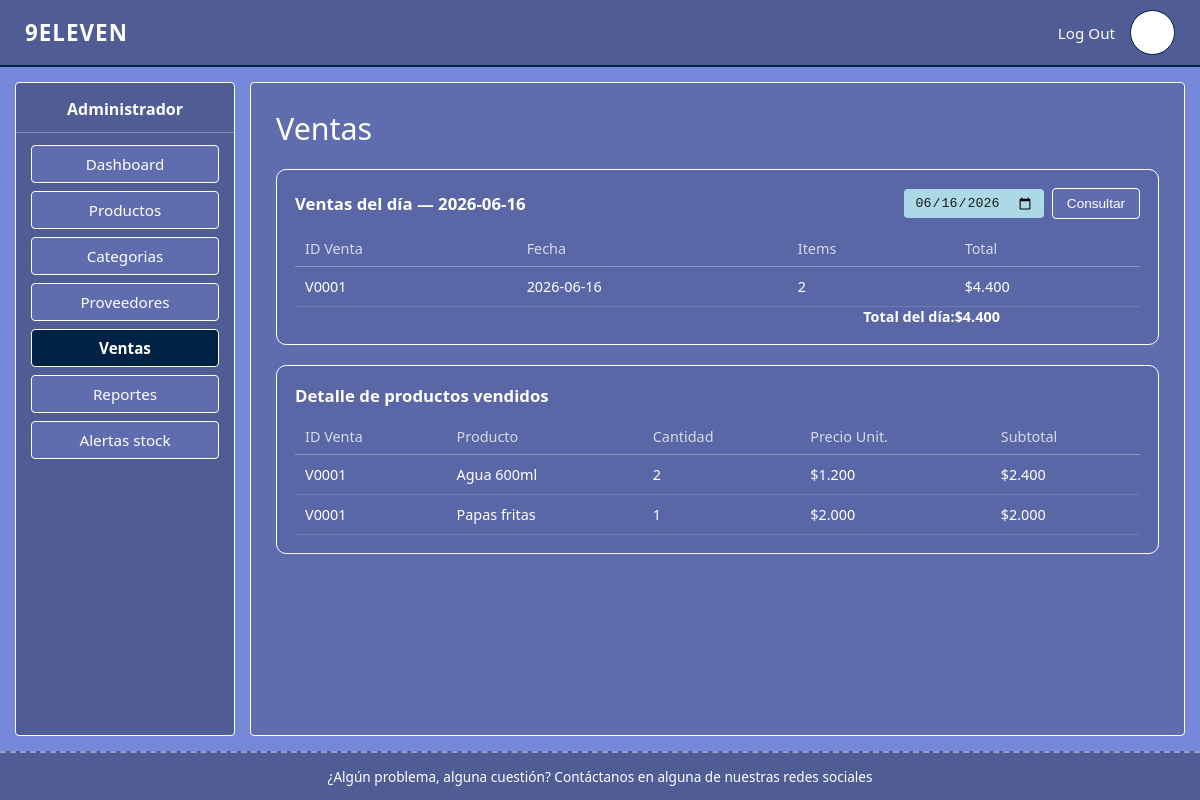
Screenshot of /ventas.php?fecha=2026-06-16 (signed in) with the database file from the repository.
### tables this page shows
CREATE TABLE `ventas` (
  `ID_Venta` int(11) NOT NULL,
  `fechaVenta` date NOT NULL,
  `totalVenta` double NOT NULL DEFAULT 0,
  `ID_Administrador` int(11) NOT NULL
);

CREATE TABLE `detalle_ventas` (
  `ID_Detalle` int(11) NOT NULL,
  `ID_Venta` int(11) NOT NULL,
  `ID_Producto` int(11) NOT NULL,
  `cantidad` int(11) NOT NULL DEFAULT 1,
  `precioUnitario` double NOT NULL DEFAULT 0,
  `subtotal` double NOT NULL DEFAULT 0
);

CREATE TABLE `productos` (
  `ID_Producto` int(11) NOT NULL,
  `codigoProducto` varchar(50) NOT NULL,
  `nombreProducto` varchar(150) NOT NULL,
  `informacionGeneral` text DEFAULT NULL,
  `precioCompra` double NOT NULL DEFAULT 0,
  `precioVenta` double NOT NULL DEFAULT 0,
  `iva` double NOT NULL DEFAULT 0,
  `stockActual` int(11) NOT NULL DEFAULT 0,
  `stockMinimo` int(11) NOT NULL DEFAULT 0,
  `ID_Categoria` int(11) DEFAULT NULL
);

### config.php (called while the page is built, shortened)
<?php
function h(?string $valor): string
{
    return htmlspecialchars($valor ?? '', ENT_QUOTES, 'UTF-8');
}
function formatoPesos($valor): string
{
    return '$' . number_format((float)$valor, 0, ',', '.');
}

### ventas.php (the view, shortened to what this page needs)
<?php
require_once 'config.php';
$fecha = $_GET['fecha'] ?? date('Y-m-d');
$stmt = $pdo->prepare(
    "SELECT v.ID_Venta, v.fechaVenta, v.totalVenta,
            COUNT(dv.ID_Detalle) AS totalItems
     FROM ventas v
     LEFT JOIN detalle_ventas dv ON dv.ID_Venta = v.ID_Venta
     WHERE v.fechaVenta = ?
     GROUP BY v.ID_Venta, v.fechaVenta, v.totalVenta
     ORDER BY v.ID_Venta DESC"
);
$stmt->execute([$fecha]);
$ventas = $stmt->fetchAll();
$totalDia = array_sum(array_column($ventas, 'totalVenta'));
$stmtDetalle = $pdo->prepare(
    "SELECT p.nombreProducto, dv.cantidad, dv.precioUnitario, dv.subtotal, v.ID_Venta
     FROM detalle_ventas dv
     JOIN ventas v ON v.ID_Venta = dv.ID_Venta
     JOIN productos p ON p.ID_Producto = dv.ID_Producto
     WHERE v.fechaVenta = ?
     ORDER BY v.ID_Venta DESC"
);
$stmtDetalle->execute([$fecha]);
$detalles = $stmtDetalle->fetchAll();
?>
<!DOCTYPE html>
<html lang="es">
<head>
    <link rel="stylesheet" href="assets/css/style.css">
</head>
<body>
<?php require 'includes/header.php'; ?>
<div class="contenedor-principal">
    <?php require 'includes/sidebar.php'; ?>
    <main class="contenido">
        <h1>Ventas</h1>
        <div class="panel">
            <div class="panel-header">
                <h2>Ventas del día — <?= h($fecha) ?></h2>
                <form method="GET" action="ventas.php" style="display:flex; gap:8px; align-items:center;">
                    <input type="date" name="fecha" value="<?= h($fecha) ?>"
                           style="padding:6px 10px; border-radius:4px; border:none; background-color:var(--azul-hielo); color:#1a1a1a;">
                    <button type="submit" class="btn">Consultar</button>
                </form>
            </div>
            <table>
                <thead>
                    <tr>
                        <th>ID Venta</th>
                        <th>Fecha</th>
                        <th>Items</th>
                        <th>Total</th>
                    </tr>
                </thead>
                <tbody>
                    <?php if (empty($ventas)): ?>
                        <tr><td colspan="4" class="sin-datos">No hay ventas registradas para esta fecha.</td></tr>
                    <?php else: ?>
                        <?php foreach ($ventas as $v): ?>
                            <tr>
                                <td>V<?= str_pad($v['ID_Venta'], 4, '0', STR_PAD_LEFT) ?></td>
                                <td><?= h($v['fechaVenta']) ?></td>
                                <td><?= (int)$v['totalItems'] ?></td>
                                <td><?= formatoPesos($v['totalVenta']) ?></td>
                            </tr>
                        <?php endforeach; ?>
                    <?php endif; ?>
                </tbody>
                <?php if (!empty($ventas)): ?>
                <tfoot>
                    <tr>
                        <td colspan="3" style="text-align:right; font-weight:bold;">Total del día:</td>
                        <td style="font-weight:bold;"><?= formatoPesos($totalDia) ?></td>
                    </tr>
                </tfoot>
                <?php endif; ?>
            </table>
        </div>
        <?php if (!empty($detalles)): ?>
        <div class="panel" style="margin-top:20px;">
            <div class="panel-header">
                <h2>Detalle de productos vendidos</h2>
            </div>
            <table>
                <thead>
                    <tr>
                        <th>ID Venta</th>
                        <th>Producto</th>
                        <th>Cantidad</th>
                        <th>Precio Unit.</th>
                        <th>Subtotal</th>
                    </tr>
                </thead>
                <tbody>
                    <?php foreach ($detalles as $d): ?>
                        <tr>
                            <td>V<?= str_pad($d['ID_Venta'], 4, '0', STR_PAD_LEFT) ?></td>
                            <td><?= h($d['nombreProducto']) ?></td>
                            <td><?= (int)$d['cantidad'] ?></td>
                            <td><?= formatoPesos($d['precioUnitario']) ?></td>
                            <td><?= formatoPesos($d['subtotal']) ?></td>
                        </tr>
                    <?php endforeach; ?>
                </tbody>
            </table>
        </div>
        <?php endif; ?>
    </main>
</div>
<?php require 'includes/footer.php'; ?>
</body>
</html>

### assets/css/style.css (style rules this page uses)
:root { --azul-oscuro: #002245; --azul-medio: #505C94; --azul-claro: #5F6DAF; --azul-lavanda: #7587D8; --azul-hielo: #ADD9E6; --rojo: #CE1127; --blanco: #ffffff; }
* { margin: 0; padding: 0; box-sizing: border-box; }
body { font-family: 'Segoe UI', Arial, sans-serif; background-color: var(--azul-lavanda); color: var(--blanco); min-height: 100vh; display: flex; flex-direction: column; }
.contenedor-principal { flex: 1; display: flex; padding: 15px; gap: 15px; }
.contenido { flex: 1; background-color: var(--azul-claro); border: 1px solid var(--blanco); border-radius: 4px; padding: 25px; overflow-x: auto; }
.contenido h1 { font-size: 1.9rem; margin-bottom: 20px; font-weight: 500; }
.panel { border: 1px solid var(--blanco); border-radius: 10px; padding: 18px; background-color: rgba(0,0,0,0.05); }
.panel-header { display: flex; justify-content: space-between; align-items: center; margin-bottom: 12px; flex-wrap: wrap; gap: 8px; }
.panel-header h2 { font-size: 1.05rem; font-weight: 600; }
.btn { border: 1px solid var(--blanco); border-radius: 4px; padding: 7px 14px; font-size: 0.85rem; cursor: pointer; background-color: var(--azul-claro); color: var(--blanco); }
table { width: 100%; border-collapse: collapse; font-size: 0.9rem; }
table thead th { text-align: left; padding: 8px 10px; opacity: 0.75; font-weight: 500; border-bottom: 1px solid rgba(255,255,255,0.3); }
table tbody td { padding: 10px 10px; border-bottom: 1px solid rgba(255,255,255,0.12); }

### rows the page displays
ventas: ID_Venta "0001", fechaVenta "2026-06-16", totalItems "2", totalVenta "$4.400"
detalle_ventas: ID_Venta.ID_Venta "0001", ID_Producto.nombreProducto "Agua 600ml", cantidad "2", precioUnitario "$1.200", subtotal "$2.400"
detalle_ventas: ID_Venta.ID_Venta "0001", ID_Producto.nombreProducto "Papas fritas", cantidad "1", precioUnitario "$2.000", subtotal "$2.000"

### other values shown
$etiqueta "Dashboard"
$etiqueta "Productos"
$etiqueta "Categorias"
$etiqueta "Proveedores"
$etiqueta "Ventas"
$etiqueta "Reportes"
$etiqueta "Alertas stock"
